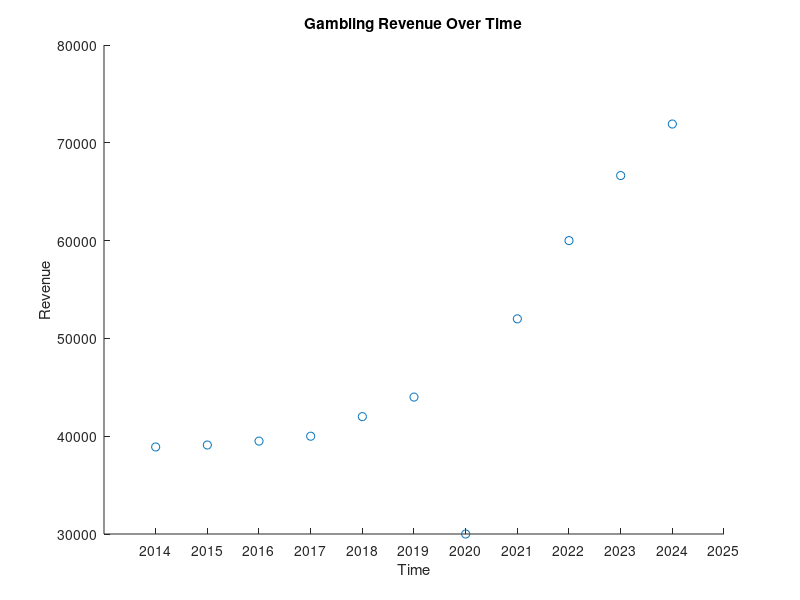

This chart was generated by the following MATLAB code:
% plot of gambling revenue over time

clear; clc;
data = [%779891
71920
66650
60000
52000
30000
44000
42000
40000
39500
39100
38900
];
% Reverse data order for chronological plotting
data = flip(data);
dates = [2025
2024
2023
2022
2021
2020
2019
2018
2017
2016
2015
2014
];
% Reverse dates order to match reversed data
dates = flip(dates);
scatter(1:length(data), data);
% Set x‑axis tick labels to the dates vector
set(gca,'XTick',1:length(dates));
set(gca,'XTickLabel',dates);
title('Gambling Revenue Over Time');
xlabel('Time');
ylabel('Revenue');
